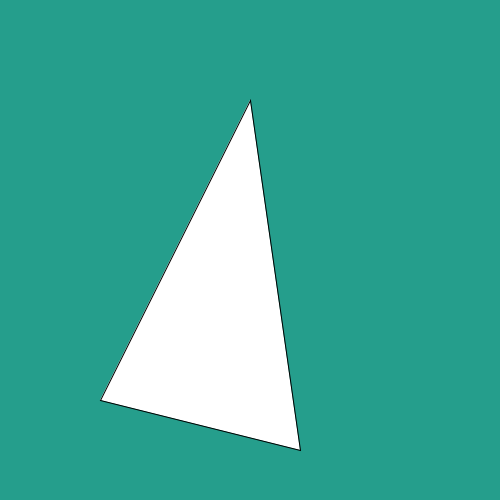
Frame 1 (no input)
Frame 60 (the mouse pressed at the canvas centre just before this capture): identical to frame 1, image omitted
Frame 120 (the mouse held since frame 60 and released just before this capture): identical to frame 1, image omitted

The Processing sketch that drew this single still picture (run headless with seeded random() and noise(); from frame 60 on, the mouse is pressed at the canvas centre):

// Processing sketch: H09_opdracht_8_verdiepingsopdracht
// ── H09_opdracht_8_verdiepingsopdracht.pde

int x1 = 200;
int y1 = 300;

int x2 = 100;
int y2 = 300;

int x3 = 250;
int y3 = 500;

void setup(){
  size(500,500);
}

void draw(){
  background(37,158,140);
  tekenDriehoek(250,100, 100,400, 300,450);
}

  // teken een driehoek m.b.v. de meegegeven data (parameters)
void tekenDriehoek(int x1, int y1, int x2, int y2, int x3, int y3) {
  for(int i = 0; i < 1; i++);
    triangle(x1,y1, x2,y2, x3,y3);
      
  }
